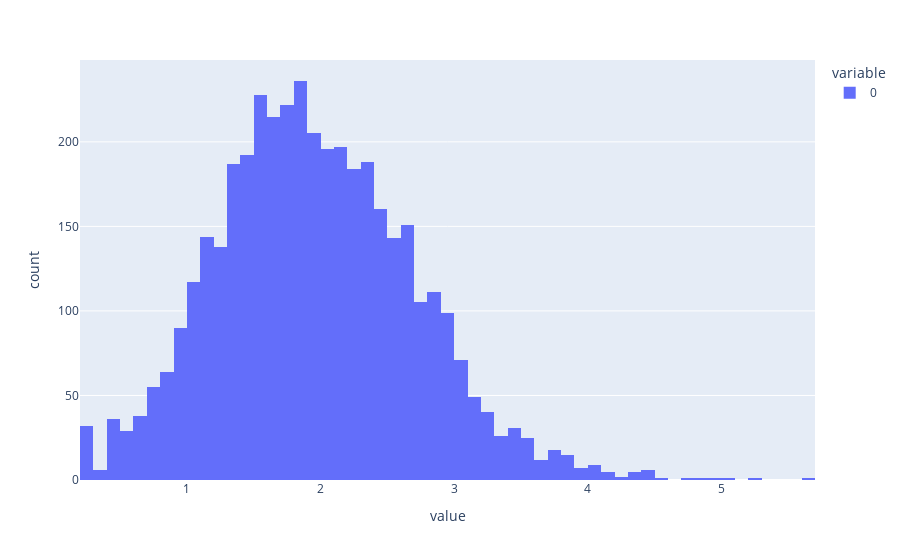
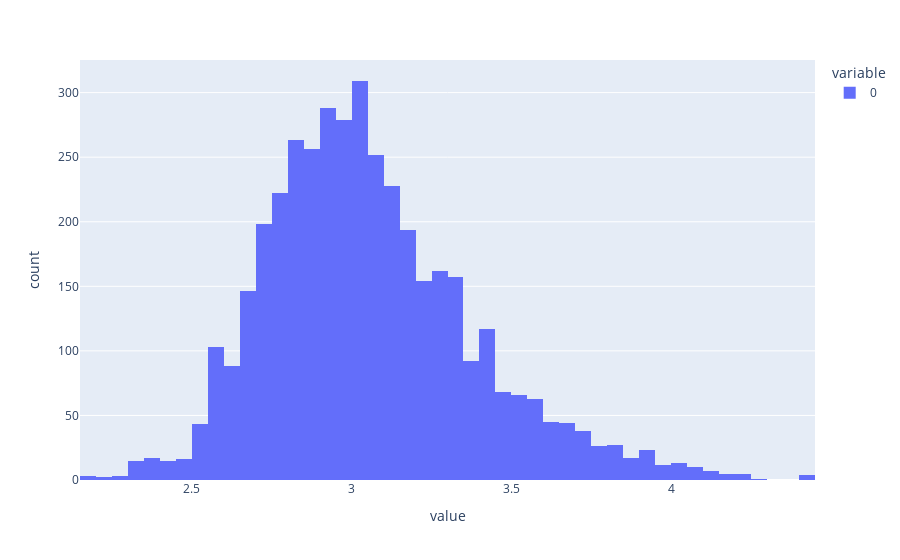
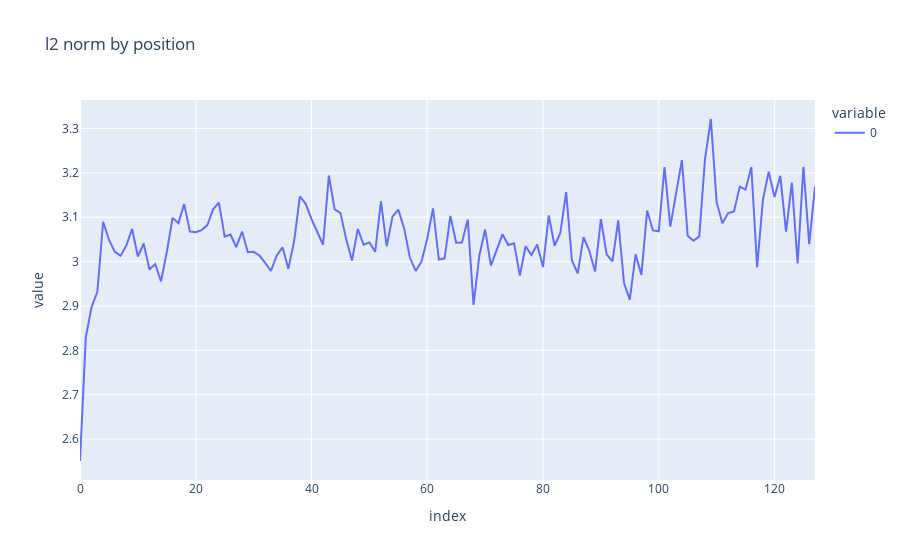
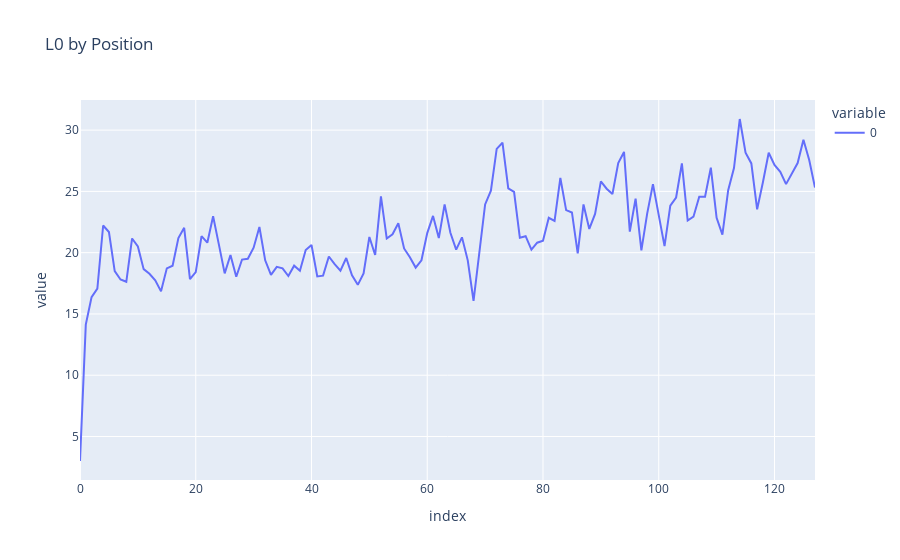

The cell these charts' notebook holds for them, in order:
### Code cell
def replacement_hook(mlp_post, hook, encoder):
    mlp_post_reconstr = encoder(mlp_post)[0]
    return mlp_post_reconstr
hook_point = activation_store.cfg.hook_point


with torch.no_grad():
    batch_tokens = activation_store.get_batch_tokens()
    _, cache = model.run_with_cache(batch_tokens, prepend_bos=False)
    original_act = cache[sparse_autoencoder.cfg.hook_point][:,:,sparse_autoencoder.cfg.hook_point_head_index]
    sae_out, feature_acts, loss, mse_loss, l1_loss = sparse_autoencoder(
        original_act
    )
    # del cache
    
    # all round metrics
    
    original_act = cache[sparse_autoencoder.cfg.hook_point][:,:,sparse_autoencoder.cfg.hook_point_head_index]
    per_token_l2_loss = (sae_out - original_act).pow(2).sum(dim=-1).squeeze()
    total_variance = original_act.pow(2).sum(-1)
    explained_variance = per_token_l2_loss/total_variance

    print("explained variance mean:", explained_variance.mean().item())
    print("explained_variance std:", explained_variance.std().item())
    
    
    per_token_l2_loss = (sae_out - original_act).pow(2).sum(dim=-1).squeeze()
    px.histogram(per_token_l2_loss.flatten().cpu().numpy()).show()
    
    l0 = (feature_acts > 0).float().sum(-1).detach()
    print("average l0", l0.mean().item())
    print("l0 std", l0.std().item())
    # px.histogram(l0.flatten().cpu().numpy()).show()
    
    l2_norm = original_act.pow(2).sum(-1).sqrt()
    print("l2 norm mean", l2_norm.mean().item())
    print("l2 norm std", l2_norm.std().item())
    px.histogram(l2_norm.flatten().cpu().numpy()).show()
    px.line(l2_norm.mean(0).cpu().numpy(), title="l2 norm by position").show()
    
    
    # by position
    px.line(l0.mean(0).cpu().numpy(), title="L0 by Position").show()
    px.line(per_token_l2_loss.mean(0).cpu().numpy(), title = "MSE Loss by Position").show()
    px.scatter(
        x = per_token_l2_loss.flatten().cpu().numpy(),
        y = l0.flatten().cpu().numpy(),
        color = np.arange(per_token_l2_loss.shape[1]).repeat(per_token_l2_loss.shape[0]),
        opacity=0.5,
        labels = {"color": "position", "x": "MSE Loss", "y": "L0"},
        title = "L0 vs MSE Loss",
        marginal_x="histogram",
        marginal_y="histogram",
    ).show()
    
    px.scatter(
        x = l2_norm.flatten().cpu().numpy(),
        y =  per_token_l2_loss.flatten().cpu().numpy(),
        color = np.arange(per_token_l2_loss.shape[1]).repeat(per_token_l2_loss.shape[0]),
        opacity=0.5,
        labels={"color": "position", "x": "L2 Norm", "y": "MSE Loss"},
        title = "MSE Loss vs L2 Norm",
        marginal_x="histogram",
        marginal_y="histogram",
    ).show()

### Figure 1 — Plotly figure (JSON) as saved in the notebook; plotly's stock layout.template omitted (floating-point values rounded to 4 significant figures; data arrays with more than 128 entries replaced by an {"elided": "..."} marker saying what was removed)
{"data": [{"alignmentgroup": "True", "bingroup": "x", "hovertemplate": "variable=0<br>value=%{x}<br>count=%{y}<extra></extra>", "legendgroup": "0", "marker": {"color": "#636efa", "pattern": {"shape": ""}}, "name": "0", "offsetgroup": "0", "orientation": "v", "showlegend": true, "type": "histogram", "x": {"elided": "4096 float values"}, "xaxis": "x", "yaxis": "y"}], "layout": {"barmode": "relative", "legend": {"title": {"text": "variable"}, "tracegroupgap": 0}, "margin": {"t": 60}, "xaxis": {"anchor": "y", "domain": [0, 1], "title": {"text": "value"}}, "yaxis": {"anchor": "x", "domain": [0, 1], "title": {"text": "count"}}}}

### Figure 2 — Plotly figure (JSON) as saved in the notebook; plotly's stock layout.template omitted (floating-point values rounded to 4 significant figures; data arrays with more than 128 entries replaced by an {"elided": "..."} marker saying what was removed)
{"data": [{"alignmentgroup": "True", "bingroup": "x", "hovertemplate": "variable=0<br>value=%{x}<br>count=%{y}<extra></extra>", "legendgroup": "0", "marker": {"color": "#636efa", "pattern": {"shape": ""}}, "name": "0", "offsetgroup": "0", "orientation": "v", "showlegend": true, "type": "histogram", "x": {"elided": "4096 float values"}, "xaxis": "x", "yaxis": "y"}], "layout": {"barmode": "relative", "legend": {"title": {"text": "variable"}, "tracegroupgap": 0}, "margin": {"t": 60}, "xaxis": {"anchor": "y", "domain": [0, 1], "title": {"text": "value"}}, "yaxis": {"anchor": "x", "domain": [0, 1], "title": {"text": "count"}}}}

### Figure 3 — Plotly figure (JSON) as saved in the notebook; plotly's stock layout.template omitted (floating-point values rounded to 4 significant figures)
{"data": [{"hovertemplate": "variable=0<br>index=%{x}<br>value=%{y}<extra></extra>", "legendgroup": "0", "line": {"color": "#636efa", "dash": "solid"}, "marker": {"symbol": "circle"}, "mode": "lines", "name": "0", "orientation": "v", "showlegend": true, "type": "scatter", "x": [0, 1, 2, 3, 4, 5, 6, 7, 8, 9, 10, 11, 12, 13, 14, 15, 16, 17, 18, 19, 20, 21, 22, 23, 24, 25, 26, 27, 28, 29, 30, 31, 32, 33, 34, 35, 36, 37, 38, 39, 40, 41, 42, 43, 44, 45, 46, 47, 48, 49, 50, 51, 52, 53, 54, 55, 56, 57, 58, 59, 60, 61, 62, 63, 64, 65, 66, 67, 68, 69, 70, 71, 72, 73, 74, 75, 76, 77, 78, 79, 80, 81, 82, 83, 84, 85, 86, 87, 88, 89, 90, 91, 92, 93, 94, 95, 96, 97, 98, 99, 100, 101, 102, 103, 104, 105, 106, 107, 108, 109, 110, 111, 112, 113, 114, 115, 116, 117, 118, 119, 120, 121, 122, 123, 124, 125, 126, 127], "xaxis": "x", "y": [2.551, 2.829, 2.898, 2.932, 3.09, 3.049, 3.023, 3.013, 3.036, 3.074, 3.012, 3.041, 2.982, 2.995, 2.956, 3.022, 3.099, 3.087, 3.13, 3.068, 3.066, 3.071, 3.082, 3.118, 3.133, 3.056, 3.061, 3.033, 3.068, 3.021, 3.022, 3.014, 2.997, 2.979, 3.014, 3.032, 2.984, 3.046, 3.147, 3.13, 3.096, 3.067, 3.038, 3.194, 3.118, 3.11, 3.05, 3.003, 3.074, 3.038, 3.043, 3.022, 3.136, 3.035, 3.101, 3.117, 3.075, 3.009, 2.979, 3.0, 3.051, 3.12, 3.005, 3.007, 3.103, 3.042, 3.043, 3.095, 2.902, 3.013, 3.072, 2.991, 3.025, 3.062, 3.038, 3.041, 2.968, 3.035, 3.015, 3.039, 2.988, 3.104, 3.036, 3.064, 3.156, 3.003, 2.974, 3.055, 3.025, 2.978, 3.096, 3.016, 3.001, 3.093, 2.952, 2.914, 3.016, 2.97, 3.115, 3.07, 3.068, 3.213, 3.079, 3.149, 3.229, 3.058, 3.047, 3.057, 3.232, 3.321, 3.134, 3.087, 3.109, 3.113, 3.169, 3.162, 3.213, 2.988, 3.139, 3.203, 3.145, 3.193, 3.067, 3.178, 2.996, 3.214, 3.039, 3.169], "yaxis": "y"}], "layout": {"legend": {"title": {"text": "variable"}, "tracegroupgap": 0}, "title": {"text": "l2 norm by position"}, "xaxis": {"anchor": "y", "domain": [0, 1], "title": {"text": "index"}}, "yaxis": {"anchor": "x", "domain": [0, 1], "title": {"text": "value"}}}}

### Figure 4 — Plotly figure (JSON) as saved in the notebook; plotly's stock layout.template omitted (floating-point values rounded to 4 significant figures)
{"data": [{"hovertemplate": "variable=0<br>index=%{x}<br>value=%{y}<extra></extra>", "legendgroup": "0", "line": {"color": "#636efa", "dash": "solid"}, "marker": {"symbol": "circle"}, "mode": "lines", "name": "0", "orientation": "v", "showlegend": true, "type": "scatter", "x": [0, 1, 2, 3, 4, 5, 6, 7, 8, 9, 10, 11, 12, 13, 14, 15, 16, 17, 18, 19, 20, 21, 22, 23, 24, 25, 26, 27, 28, 29, 30, 31, 32, 33, 34, 35, 36, 37, 38, 39, 40, 41, 42, 43, 44, 45, 46, 47, 48, 49, 50, 51, 52, 53, 54, 55, 56, 57, 58, 59, 60, 61, 62, 63, 64, 65, 66, 67, 68, 69, 70, 71, 72, 73, 74, 75, 76, 77, 78, 79, 80, 81, 82, 83, 84, 85, 86, 87, 88, 89, 90, 91, 92, 93, 94, 95, 96, 97, 98, 99, 100, 101, 102, 103, 104, 105, 106, 107, 108, 109, 110, 111, 112, 113, 114, 115, 116, 117, 118, 119, 120, 121, 122, 123, 124, 125, 126, 127], "xaxis": "x", "y": [3, 14.12, 16.38, 17.06, 22.22, 21.69, 18.5, 17.81, 17.62, 21.16, 20.5, 18.66, 18.28, 17.75, 16.84, 18.72, 18.94, 21.19, 22.03, 17.84, 18.41, 21.34, 20.81, 22.97, 20.66, 18.31, 19.81, 18.03, 19.44, 19.5, 20.41, 22.09, 19.38, 18.19, 18.84, 18.72, 18.09, 18.94, 18.53, 20.22, 20.62, 18.06, 18.12, 19.69, 19.06, 18.53, 19.56, 18.16, 17.38, 18.31, 21.28, 19.81, 24.59, 21.16, 21.5, 22.41, 20.34, 19.62, 18.78, 19.38, 21.59, 23, 21.19, 23.94, 21.62, 20.25, 21.25, 19.38, 16.06, 19.94, 23.94, 25.06, 28.47, 28.97, 25.25, 24.97, 21.22, 21.34, 20.25, 20.81, 20.97, 22.84, 22.59, 26.09, 23.47, 23.28, 19.94, 23.94, 21.94, 23.16, 25.81, 25.22, 24.78, 27.31, 28.22, 21.72, 24.41, 20.19, 23.19, 25.59, 23.03, 20.53, 23.84, 24.5, 27.28, 22.62, 22.94, 24.56, 24.56, 26.94, 22.84, 21.47, 25.09, 26.91, 30.91, 28.16, 27.28, 23.53, 25.75, 28.16, 27.16, 26.59, 25.59, 26.47, 27.31, 29.22, 27.56, 25.31], "yaxis": "y"}], "layout": {"legend": {"title": {"text": "variable"}, "tracegroupgap": 0}, "title": {"text": "L0 by Position"}, "xaxis": {"anchor": "y", "domain": [0, 1], "title": {"text": "index"}}, "yaxis": {"anchor": "x", "domain": [0, 1], "title": {"text": "value"}}}}
